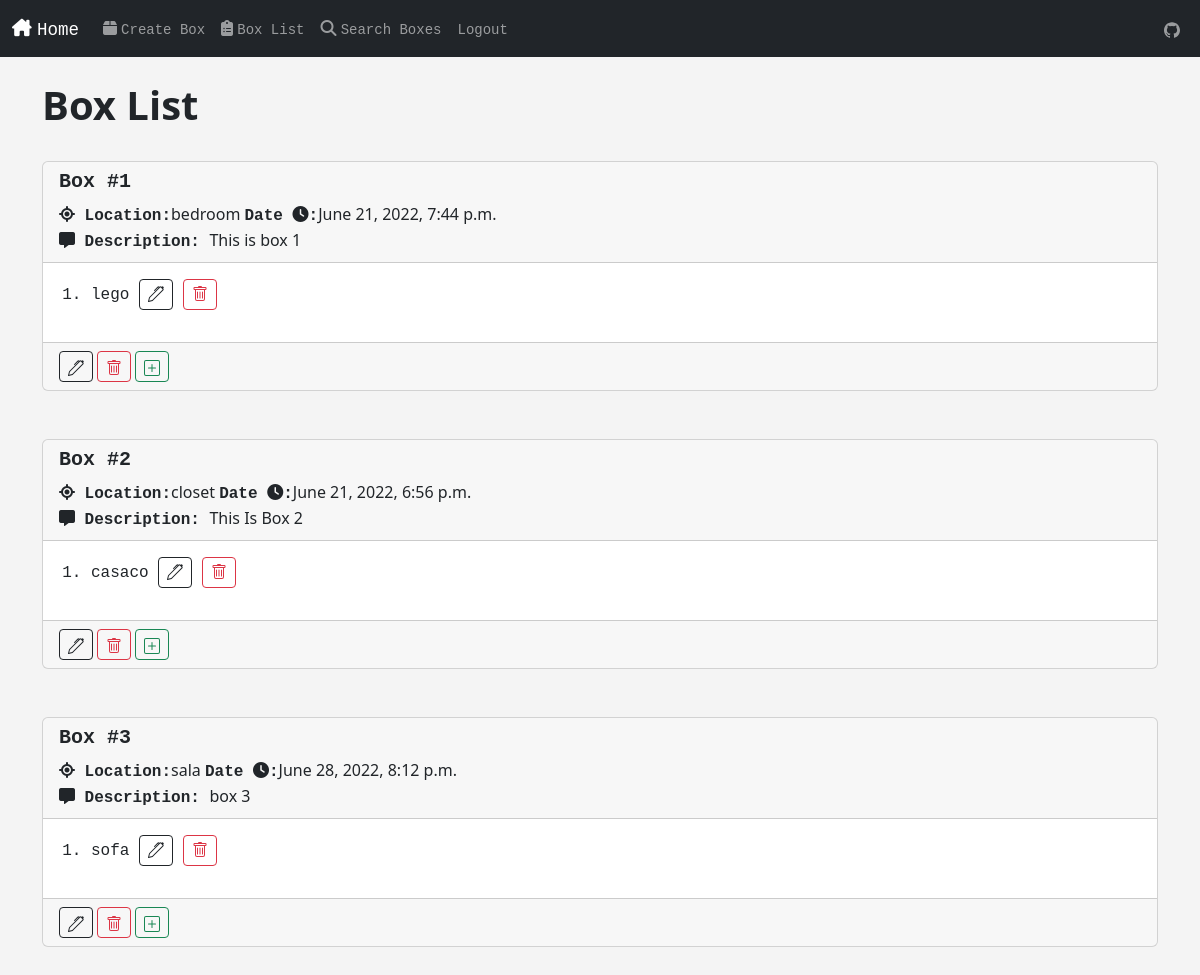
Page /box_list (signed in) on the earlier database version.
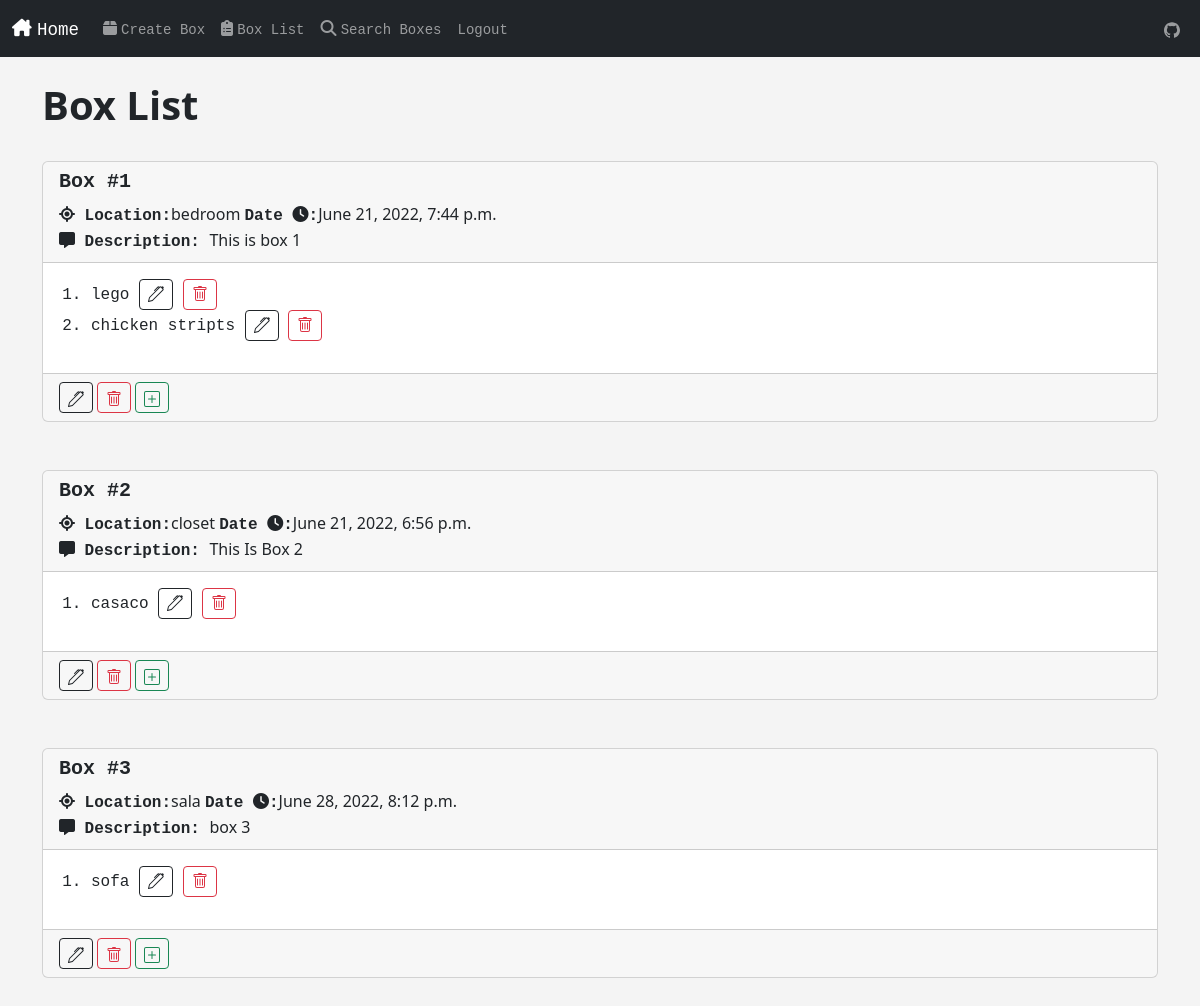
Same page on the later database version.
### mainApp/models.py (models this page shows, shortened)
class Box(models.Model):
    box_number = models.IntegerField('Box Number', unique=True)
    box_location = models.CharField('Box Location', max_length=50, blank=True)
    box_description = models.TextField(blank=True)
    box_creation_date = models.DateTimeField('Box Date', blank=True)

class BoxItem(models.Model):
    box = models.ForeignKey(Box, blank=True, null=True, on_delete=models.CASCADE)
    item_name = models.CharField('Item Name', max_length=300)
    item_quantity = models.CharField('Item Quantity', max_length=50)
    item_creation_date = models.DateTimeField('Item Date', blank=True)

### mainApp/views.py (the view)
# urls.py: path('box_list', views.box_list, name="box-list"),
def box_list(request):
    box_list = Box.objects.all().order_by('box_number')
    box_Item_list = BoxItem.objects.all().order_by('item_creation_date')
    return render(request, 'mainApp/box_list.html',
        {'box_list': box_list,
        'box_Item_list': box_Item_list})

### mainApp/templates/mainApp/box_list.html (shortened to what this page needs)
{% extends 'mainApp/base.html'%}
{% block content %}
{% load static %}
{% if user.is_authenticated %}
    <h1>Box List</h1>
    <br/>
{% for box in box_list %}
<div class="card">
    <div class="card-header">
        <h5 class="card-title" id="courier">Box #{{ box.box_number }}<br/></h5> <strong class="courier"><i class="fa-solid fa-location-crosshairs"></i> Location:</strong>{{ box.box_location }} <strong class="courier"> Date <i class="fa-solid fa-clock"></i>:</strong>{{ box.box_creation_date }} <br/> <strong class="courier"><i class="fa-solid fa-message"></i> Description: </strong>{{ box.box_description }}
    </div>
    <div class="card-body" id="courier">
        <ol>
    {% if user.is_authenticated %}
      {% for item in box_Item_list %}
          {% if item.box.id == box.id %}
        <li>{{ item.item_name }}
          <a href="{% url 'edit-item' item.id %}" class="btn btn-outline-dark btn-sm" title="Edit">
        </a>
          <a href="{% url 'delete-item' item.id %}" type="button" class="btn btn-outline-danger btn-sm" title="Delete" onclick="return confirm('Are you sure you what to delete this item?')">
          </a>
        <br/>
        </li>
        {% endif %}
      {% endfor %}
    {% endif %}
        </ol>
    </div>
    <div class="card-footer text-muted">
      {% if user.is_authenticated %}
        <a href="{% url 'edit-box' box.id %}" class="btn btn-outline-dark btn-sm" title="Edit">
        </a>
         <button type="button" class="btn btn-outline-danger btn-sm" title="Delete" data-bs-toggle="modal" data-bs-target="#staticBackdrop">
        </button>
        <a href="{% url 'add-item' box.id %}" type="button" class="btn btn-outline-success btn-sm" title="Add Item">
        </a>
        {% endif %}
    </div>
</div>
    <br/><br/>
{% endfor %}
{% else %}
<h3>Sorry, You Are Not Able To View This Page(I Explained This On The Home Page, Try To Keep Up).</h3>
{% endif %}
{% endblock %}

### mainApp/templates/mainApp/base.html (shortened to what this page needs)
<!doctype html>
<html lang="en">
  <head>
    <link href="https://cdn.jsdelivr.net/npm/bootstrap@5.2.0-beta1/dist/css/bootstrap.min.css" rel="stylesheet">
    {% load static %}
    <link href="{% static 'style.css' %}" rel="stylesheet">
  </head>
  <body>
        {% include 'mainApp/navbar.html' %}
      <br/>
      <div class="container">
          {% block content %}
          {% endblock %}
    </body>
</html>

### mainApp/templates/mainApp/navbar.html (shortened to what this page needs)
<nav class="navbar navbar-expand-lg navbar-dark bg-dark">
    <div class="container-fluid">
      <a class="navbar-brand" href="{% url 'home' %}">
        <i class="fa-solid fa-house-chimney fa-sm"></i> <code>Home</code></a>
      <div class="collapse navbar-collapse" id="navbarSupportedContent">
        <ul class="navbar-nav me-auto mb-2 mb-lg-0">
          <li class="nav-item">
            <a class="nav-link" href="{% url 'create-box' %}">
              <i class="fa-solid fa-box"></i> <code>Create Box</code></a>
          </li>
          <li class="nav-item">
            <a class="nav-link" href="{% url 'box-list' %}"><i class="fa-solid fa-clipboard-list"></i> <code>Box List</code></a>
          </li>
          <li class="nav-item">
            <a class="nav-link" href="{% url 'search-boxes' %}"><i class="fa-solid fa-magnifying-glass"></i> <code>Search Boxes</code></a>
          </li>
          {% if user.is_authenticated %}
            <li class="nav-item">
              <a class="nav-link" href="{% url 'logout' %}"><code>Logout</code></a>
            </li>
          {% endif %}
          </ul>
          <ul class="navbar-nav flex-row flex-wrap ms-md-auto">
            <li class="nav-item col-6 col-lg-auto">
              <a class="nav-link py-2 px-0 px-lg-2" href="https://github.com/lexFav" target="_blank" rel="noopener">
              </a>
              </li>
          </ul>
      </div>
    </div>
</nav>

### mainApp/static/style.css (style rules this page uses)
body { background-color: #f4f4f4; }
h1,h2,h3,h4,h5,h6,p { font-weight: bold; }
.courier { font-family: Courier; }
#courier { font-family: Courier; }

Differences in the rows shown:
added BoxItem: item_name "chicken stripts", shown under Box "bedroom"
